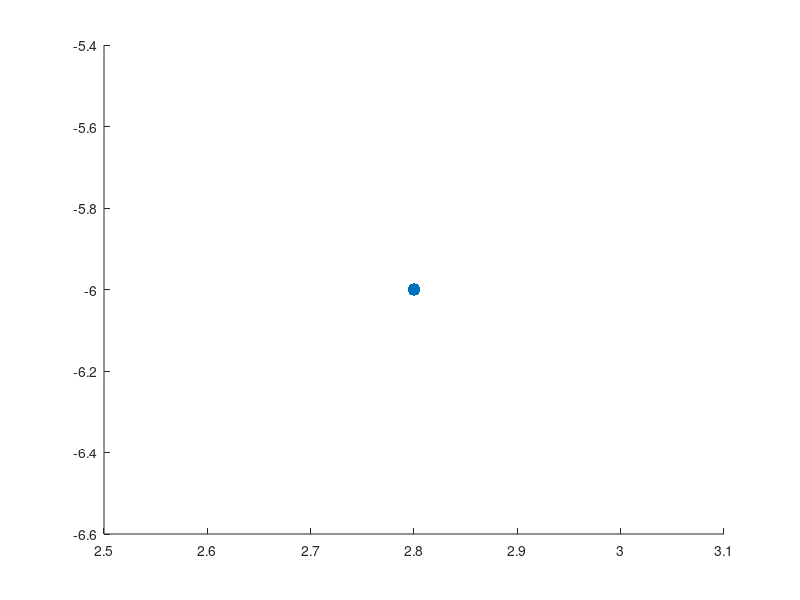

This chart was generated by the following MATLAB code: (Note: this script raises an error after producing the figure.)
Cones = [
    1.989    -4.683
    2.043    -4.413
    2.056    -3.912
    2.083    -3.439
    2.205    -2.532
    2.205    -2.316
    2.232    -1.369
    2.340    -0.097
    2.232    -0.381
    2.232    -0.990
    2.246    -1.721
    2.137    -3.006
    3.869    -4.359
    3.910    -3.953
    3.950    -3.236
    3.950    -2.708
    3.950    -2.397
    3.964    -1.991
    3.977    -1.504
    4.004    -1.234
    4.113    -0.070
    4.126    0.187
    4.153    -0.733
    4.045    -0.138
    2.543    0.728
    4.518    0.836
    4.410    0.714
    4.424    1.269
    4.573    1.688
    4.559    2.027
    4.532    2.311
    4.505    2.446
    4.315    2.744
    4.140    2.919
    3.842    3.136
    3.680    3.231
    2.665    3.596
    2.394    3.650
    2.909    3.582
    3.220    3.460
    1.948    3.501
    1.596    3.122
    1.393    2.919
    1.272    2.568
    1.136    2.121
    1.001    1.837
    0.825    1.296
    2.557    1.039
    2.246    0.985
    2.124    0.687
    2.043    0.525
    1.975    0.308
    1.853    -0.043
    1.772    -0.449
    1.650    -0.963
    1.366    -1.883
    1.326    -2.100
    1.096    -2.938
    0.879    -3.506
    0.230    -4.237
    -0.771    -4.196
    -1.623    -3.723
    -2.665    -2.059
    -2.760    -1.261
    -3.166    0.335
    0.460    0.985
    0.568    0.484
    0.501    0.295
    0.379    -0.138
    0.257    -0.530
    0.135    -0.855
    0.054    -1.139
    -0.189    -2.005
    -0.298    -2.302
    -0.866    -2.438
    -0.879    -2.330
    -1.245    -1.342
    -1.245    -0.611
    -1.353    -0.341
    -1.353    0.173
    -1.380    0.538
    -1.448    0.850
    -1.069    -1.843
    -1.299    -0.977
    -0.203    -1.518
    0.663    0.809
    0.893    1.445
    1.650    -1.166
    1.502    -1.545
    1.475    -1.707
    1.718    -0.544
    1.272    -2.573
    1.231    -2.817
    1.001    -3.534
    0.798    -3.723
    0.663    -3.899
    0.582    -3.980
    0.230    -4.088
    0.095    -4.196
    -0.365    -4.223
    -0.663    -4.210
    -0.988    -4.115
    -1.312    -3.912
    -1.407    -3.791
    -1.556    -3.588
    -1.880    -3.331
    -2.205    -3.074
    -2.300    -2.938
    -2.422    -2.262
    -2.449    -2.032
    -2.462    -2.641
    -2.462    -2.465
    -2.462    -1.694
    -2.530    -1.585
    -2.584    -1.423
    -2.652    -1.261
    -2.746    -0.963
    -2.760    -0.882
    -2.895    -0.503
    -2.949    -0.152
    -3.057    0.295
];




%% Parameters
robot_pos =  [2.8, -6];  % start roughly below center
robot_heading = pi/2;               % facing upward
max_angle = pi/2;                   % only consider cones within ±90°
step_limit = 200;                   % safety limit
plot_delay = 0.1;                   % seconds between frames

%% Initialize paths
path_center = robot_pos;
path_left = [];
path_right = [];

% Plot start
scatter(robot_pos(1), robot_pos(2), 80, 'go', 'filled');
drawnow;

% %% Main Greedy Loop
% for step = 1:step_limit
%     if isempty(Cones)
%         break;
%     end
% 
%     rel = Cones - robot_pos;
%     dists = sqrt(sum(rel.^2,2));
%     angles = atan2(rel(:,2), rel(:,1)) - robot_heading;
%     angles = wrapToPi(angles);
% 
%     visible_idx = find(abs(angles) < max_angle);
%     if isempty(visible_idx)
%         break;
%     end
% 
%     left_candidates = visible_idx(angles(visible_idx) > 0);
%     right_candidates = visible_idx(angles(visible_idx) < 0);
% 
%     if isempty(left_candidates) || isempty(right_candidates)
%         break;
%     end
% 
%     [~, iL] = min(dists(left_candidates));
%     [~, iR] = min(dists(right_candidates));
%     left_cone = Cones(left_candidates(iL), :);
%     right_cone = Cones(right_candidates(iR), :);
% 
%     % Midpoint = next robot position (center of track)
%     mid = (left_cone + right_cone)/2;
% 
%     % Store paths
%     path_left = [path_left; left_cone];
%     path_right = [path_right; right_cone];
%     path_center = [path_center; mid];
% 
%     % Update state
%     robot_heading = atan2(mid(2)-robot_pos(2), mid(1)-robot_pos(1));
%     robot_pos = mid;
% 
%     % Remove used cones
%     Cones([left_candidates(iL), right_candidates(iR)], :) = [];
% 
%     % Visualization
%     clf; hold on; grid on; axis equal;
%     title(sprintf('Step %d', step));
%     scatter(Cones(:,1), Cones(:,2), 60, [0.8 0.8 0.8], 'filled');
%     plot(path_left(:,1), path_left(:,2), 'r-o', 'LineWidth', 2);
%     plot(path_right(:,1), path_right(:,2), 'b-o', 'LineWidth', 2);
%     plot(path_center(:,1), path_center(:,2), 'k--', 'LineWidth', 2);
%     scatter(robot_pos(1), robot_pos(2), 80, 'go', 'filled');
%     drawnow;
%     pause(plot_delay);
% end
% 
% 
% %% Main Greedy Loop (safety-aware)
% for step = 1:step_limit
%     if isempty(Cones)
%         break;
%     end
% 
%     rel = Cones - robot_pos;
%     dists = sqrt(sum(rel.^2,2));
%     angles = atan2(rel(:,2), rel(:,1)) - robot_heading;
%     angles = wrapToPi(angles);
% 
%     % only consider cones roughly in front of robot
%     visible_idx = find(abs(angles) < max_angle);
%     if isempty(visible_idx)
%         break;
%     end
% 
%     left_candidates = visible_idx(angles(visible_idx) > 0);
%     right_candidates = visible_idx(angles(visible_idx) < 0);
% 
%     if isempty(left_candidates) || isempty(right_candidates)
%         break;
%     end
% 
%     best_score = inf;
%     best_L = NaN;
%     best_R = NaN;
%     best_mid = [NaN, NaN];
% 
%     % Try all reasonable left-right pairs and pick the one with best geometry
%     for iL = 1:length(left_candidates)
%         for iR = 1:length(right_candidates)
%             L = Cones(left_candidates(iL), :);
%             R = Cones(right_candidates(iR), :);
% 
%             mid = (L + R)/2;
%             corridor_width = norm(L - R);
% 
%             % Require corridor not too narrow
%             if corridor_width < 0.3, continue; end
% 
%             % Angle to midpoint
%             heading_to_mid = atan2(mid(2)-robot_pos(2), mid(1)-robot_pos(1));
%             dtheta = abs(wrapToPi(heading_to_mid - robot_heading));
% 
%             % Distance ahead
%             dist_to_mid = norm(mid - robot_pos);
% 
%             % Skip if this is behind or a sharp U-turn (>120°)
%             if dtheta > 2*pi/3
%                 continue;
%             end
% 
%             % Score: prefer closer, well-aligned, gentle corridor
%             score = 1.0*dist_to_mid + 0.5*dtheta + 0.2*abs(corridor_width - 1.0);
% 
%             if score < best_score
%                 best_score = score;
%                 best_L = left_candidates(iL);
%                 best_R = right_candidates(iR);
%                 best_mid = mid;
%             end
%         end
%     end
% 
%     if isnan(best_L) || isnan(best_R)
%         disp('🚧 No safe corridor ahead — stopping.');
%         break;
%     end
% 
%     left_cone = Cones(best_L, :);
%     right_cone = Cones(best_R, :);
%     mid = best_mid;
% 
%     % Store paths
%     path_left = [path_left; left_cone];
%     path_right = [path_right; right_cone];
%     path_center = [path_center; mid];
% 
%     % Update robot
%     robot_heading = atan2(mid(2)-robot_pos(2), mid(1)-robot_pos(1));
%     robot_pos = mid;
% 
%     % Remove used cones
%     Cones([best_L, best_R], :) = [];
% 
%     % Visualization
%     clf; hold on; grid on; axis equal;
%     title(sprintf('Step %d', step));
%     scatter(Cones(:,1), Cones(:,2), 60, [0.8 0.8 0.8], 'filled');
%     plot(path_left(:,1), path_left(:,2), 'r-o', 'LineWidth', 2);
%     plot(path_right(:,1), path_right(:,2), 'b-o', 'LineWidth', 2);
%     plot(path_center(:,1), path_center(:,2), 'k--', 'LineWidth', 2);
%     scatter(robot_pos(1), robot_pos(2), 80, 'go', 'filled');
%     drawnow;
%     pause(plot_delay);
% end
% 
% 
% %% Main Greedy Loop (tight-bend robust)
% for step = 1:step_limit
%     if isempty(Cones)
%         break;
%     end
% 
%     rel = Cones - robot_pos;
%     dists = sqrt(sum(rel.^2,2));
%     angles = atan2(rel(:,2), rel(:,1)) - robot_heading;
%     angles = wrapToPi(angles);
% 
%     visible_idx = find(abs(angles) < max_angle);
%     if isempty(visible_idx)
%         break;
%     end
% 
%     left_candidates = visible_idx(angles(visible_idx) > 0);
%     right_candidates = visible_idx(angles(visible_idx) < 0);
%     if isempty(left_candidates) || isempty(right_candidates)
%         break;
%     end
% 
%     best_score = inf;
%     best_L = NaN;
%     best_R = NaN;
%     best_mid = [NaN, NaN];
% 
%     for iL = 1:length(left_candidates)
%         for iR = 1:length(right_candidates)
%             L = Cones(left_candidates(iL), :);
%             R = Cones(right_candidates(iR), :);
% 
%             mid = (L + R)/2;
%             width = norm(L - R);
%             dist_mid = norm(mid - robot_pos);
% 
%             % Skip if midpoint is behind robot
%             heading_to_mid = atan2(mid(2)-robot_pos(2), mid(1)-robot_pos(1));
%             dtheta = abs(wrapToPi(heading_to_mid - robot_heading));
%             if dtheta > deg2rad(150), continue; end
% 
%             % Corridor width penalty: prefer near 1.0 m but tolerate tight bends
%             width_penalty = abs(width - 1.0);
%             if width < 0.25, continue; end
% 
%             % Angular smoothness: prefer midpoints roughly ahead
%             heading_penalty = dtheta;
% 
%             % Adaptive step: prefer midpoints not too close or far
%             dist_penalty = abs(dist_mid - 0.5); % target ~0.5m ahead
% 
%             score = 1.0*dist_penalty + 1.5*heading_penalty + 0.3*width_penalty;
% 
%             if score < best_score
%                 best_score = score;
%                 best_L = left_candidates(iL);
%                 best_R = right_candidates(iR);
%                 best_mid = mid;
%             end
%         end
%     end
% 
%     if isnan(best_L) || isnan(best_R)
%         disp('🚧 No feasible path ahead — stopping.');
%         break;
%     end
% 
%     left_cone = Cones(best_L, :);
%     right_cone = Cones(best_R, :);
%     mid = best_mid;
% 
%     % Store
%     path_left = [path_left; left_cone];
%     path_right = [path_right; right_cone];
%     path_center = [path_center; mid];
% 
%     % Smooth heading update — turns gently
%     desired_heading = atan2(mid(2)-robot_pos(2), mid(1)-robot_pos(1));
%     robot_heading = robot_heading + 0.5 * wrapToPi(desired_heading - robot_heading);
% 
%     % Move toward midpoint adaptively
%     turn_severity = abs(wrapToPi(desired_heading - robot_heading));
%     step_size = 0.4 - 0.2 * (turn_severity / (pi/2)); % smaller steps for tight turns
%     robot_pos = robot_pos + step_size * [cos(robot_heading), sin(robot_heading)];
% 
%     % Remove cones already passed (closest to robot)
%     rem_dists = sqrt(sum((Cones - robot_pos).^2,2));
%     Cones(rem_dists < 0.3, :) = [];
% 
%     % Visualization
%     clf; hold on; grid on; axis equal;
%     title(sprintf('Step %d', step));
%     scatter(Cones(:,1), Cones(:,2), 60, [0.8 0.8 0.8], 'filled');
%     plot(path_left(:,1), path_left(:,2), 'r-o', 'LineWidth', 2);
%     plot(path_right(:,1), path_right(:,2), 'b-o', 'LineWidth', 2);
%     plot(path_center(:,1), path_center(:,2), 'k--', 'LineWidth', 2);
%     scatter(robot_pos(1), robot_pos(2), 80, 'go', 'filled');
%     drawnow;
%     pause(plot_delay);
% end



%% Main Greedy Loop (supports 180° hairpins)
for step = 1:step_limit
    if isempty(Cones)
        break;
    end

    rel = Cones - robot_pos;
    dists = sqrt(sum(rel.^2,2));
    angles = atan2(rel(:,2), rel(:,1)) - robot_heading;
    angles = wrapToPi(angles);

    % Widen field of view — allow cones up to 150° behind
    visible_idx = find(abs(angles) < deg2rad(150));
    if isempty(visible_idx)
        break;
    end

    left_candidates = visible_idx(angles(visible_idx) > 0);
    right_candidates = visible_idx(angles(visible_idx) < 0);
    if isempty(left_candidates) || isempty(right_candidates)
        break;
    end

    best_score = inf;
    best_L = NaN;
    best_R = NaN;
    best_mid = [NaN, NaN];

    for iL = 1:length(left_candidates)
        for iR = 1:length(right_candidates)
            L = Cones(left_candidates(iL), :);
            R = Cones(right_candidates(iR), :);
            mid = (L + R)/2;
            width = norm(L - R);
            dist_mid = norm(mid - robot_pos);

            % Corridor must be realistic
            if width < 0.2 || width > 3.0, continue; end

            % Compute direction to midpoint
            heading_to_mid = atan2(mid(2)-robot_pos(2), mid(1)-robot_pos(1));
            dtheta = abs(wrapToPi(heading_to_mid - robot_heading));

            % Compute "corridor alignment": left–right orientation
            corridor_dir = atan2(L(2)-R(2), L(1)-R(1)) + pi/2;
            d_corridor = abs(wrapToPi(corridor_dir - robot_heading));

            % Penalize misaligned midpoints unless turning is gradual
            heading_penalty = 0.5 * dtheta + 0.5 * d_corridor;

            % Prefer distances in a moderate range (0.3–1.0 m)
            dist_penalty = abs(dist_mid - 0.5);

            score = 1.0*dist_penalty + 1.0*heading_penalty + 0.3*abs(width - 1.0);

            if score < best_score
                best_score = score;
                best_L = left_candidates(iL);
                best_R = right_candidates(iR);
                best_mid = mid;
            end
        end
    end

    if isnan(best_L) || isnan(best_R)
        disp('🚧 No valid corridor found — stopping.');
        break;
    end

    left_cone = Cones(best_L, :);
    right_cone = Cones(best_R, :);
    mid = best_mid;

    % Save path
    path_left = [path_left; left_cone];
    path_right = [path_right; right_cone];
    path_center = [path_center; mid];

    % Smooth heading adjustment — allows 180° turns gradually
    desired_heading = atan2(mid(2)-robot_pos(2), mid(1)-robot_pos(1));
    delta_heading = wrapToPi(desired_heading - robot_heading);
    robot_heading = robot_heading + 0.6 * delta_heading;  % blend turn

    % Adaptive step size — smaller when turning sharply
    turn_factor = 1 - min(abs(delta_heading) / pi, 1);
    step_size = 0.5 * turn_factor + 0.15; % 0.65 straight → 0.15 tight turn

    robot_pos = robot_pos + step_size * [cos(robot_heading), sin(robot_heading)];

    % Remove nearby cones
    rem_dists = sqrt(sum((Cones - robot_pos).^2,2));
    Cones(rem_dists < 0.25, :) = [];

    % Visualization
    clf; hold on; grid on; axis equal;
    title(sprintf('Step %d', step));
    scatter(Cones(:,1), Cones(:,2), 60, [0.8 0.8 0.8], 'filled');
    plot(path_left(:,1), path_left(:,2), 'r-o', 'LineWidth', 2);
    plot(path_right(:,1), path_right(:,2), 'b-o', 'LineWidth', 2);
    plot(path_center(:,1), path_center(:,2), 'k--', 'LineWidth', 2);
    scatter(robot_pos(1), robot_pos(2), 80, 'go', 'filled');
    drawnow;
    pause(plot_delay);
end





%% Final Result
disp('✅ Simulation complete.');
disp('Left path:'); disp(path_left);
disp('Right path:'); disp(path_right);
disp('Centerline:'); disp(path_center);

figure('Name','Final Path','NumberTitle','off');
hold on; axis equal; grid on;
plot(path_left(:,1), path_left(:,2), 'r-o', 'LineWidth', 2);
plot(path_right(:,1), path_right(:,2), 'b-o', 'LineWidth', 2);
plot(path_center(:,1), path_center(:,2), 'k--', 'LineWidth', 2);
scatter(path_center(1,1), path_center(1,2), 100, 'go', 'filled');
title('Greedy Centerline Path Simulation');
legend('Left cones','Right cones','Centerline','Robot start');
